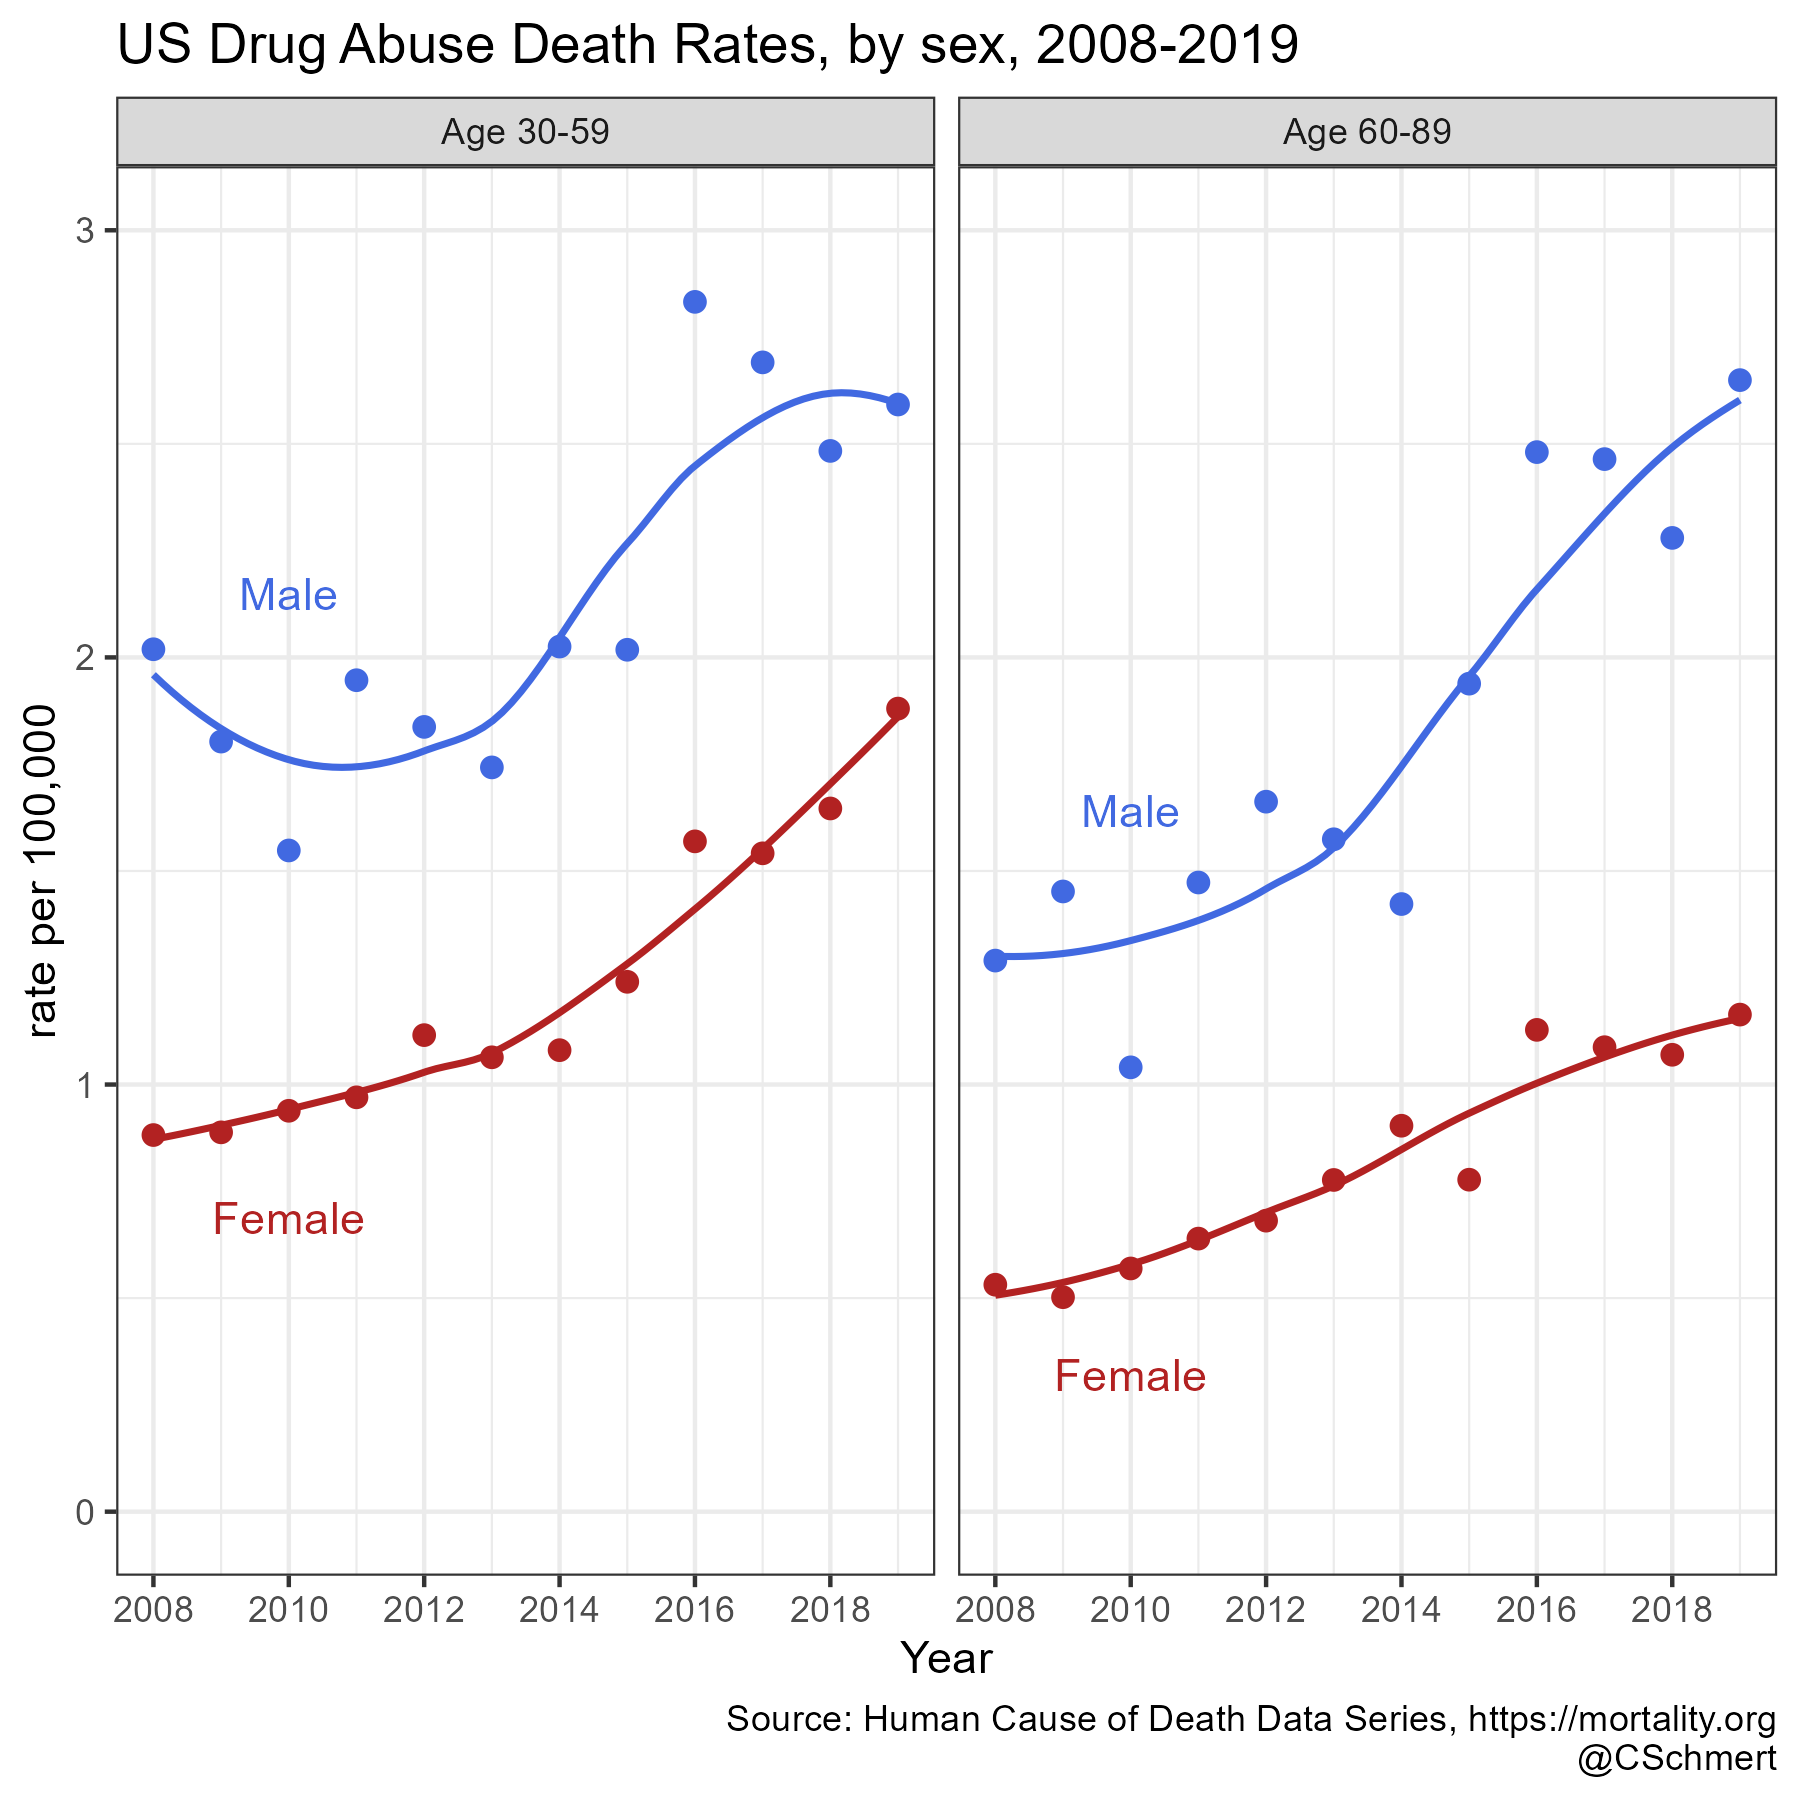

This figure's R source:
library(tidyverse)
library(here)  # points to /bonecave

death_data = here('USA-deaths-from-HCD','USA_d_interm_idr_orig.csv')
expos_data = here('USA-deaths-from-HCD','USA_e.csv')

# read death data and keep drug abuse deaths

D = read_csv(death_data) %>% 
     filter(cause=='28',sex %in% 1:2) %>% 
     mutate(sex=factor(sex,levels=1:2,labels=c('Male','Female'))) %>% 
     pivot_longer(cols=starts_with('d'),
                  values_to = 'deaths',
                  names_to  = 'agecat')

# use 90 as the start of the open age interval,
# change the agecat variable to numeric
# select vars of interest

keepers = paste0('d',c(0,1,seq(5,85,5),'90p'))

D = D %>% 
     filter(agecat %in% keepers) %>% 
     transform(age=c(0,1,seq(5,85,5),90)) %>% 
     select(year,sex,cause,age,deaths)
     

# read exposure data

N = read_csv(expos_data) %>% 
     filter(sex %in% 1:2) %>% 
     mutate(sex=factor(sex,levels=1:2,labels=c('Male','Female'))) %>% 
     pivot_longer(cols=starts_with('e'),
                  values_to='expos',
                  names_to='agecat')

# use 90 as the start of the open age interval,
# change the agecat variable to numeric
# select vars of interest

keepers = paste0('e',c(0,1,seq(5,85,5),'90p'))

N = N %>% 
  filter(agecat %in% keepers) %>% 
  transform(age=c(0,1,seq(5,85,5),90)) %>% 
  select(year,sex,age,expos)

# merge the death and exposure data

df = inner_join(D,N,by=c('year','sex','age')) %>% 
        mutate(agegroup = cut(age,breaks=c(seq(0,90,30),Inf),right=FALSE)) %>% 
        group_by(year,sex,agegroup) %>% 
        summarize(rate = 100000*sum(deaths)/sum(expos))

# it looks like there is some disconinuity
# in the time series starting
# in 2007 (new cause defns?), so
# only plot from 2008 on

keepers = c('[30,60)','[60,90)')
keepernames = c('Age 30-59','Age 60-89')

tmp = df %>% 
       filter(year > 2007,
              agegroup %in% keepers) %>% 
       mutate(agegroup=factor(agegroup,
                              levels=keepers,
                              labels=keepernames))

G = ggplot(data=tmp) +
   aes(x=year,y=rate,color=factor(sex)) +
   geom_point(size=2) +
   geom_smooth(se=FALSE,lwd=0.8, span=.90) +
   facet_wrap(~agegroup) +
   scale_y_continuous(limits=c(0,3)) +
   scale_x_continuous(breaks=seq(2008,2020,2)) +
   scale_color_manual(values=c('royalblue','firebrick')) +
   guides(color='none') +
   theme_bw() +
   labs(x='Year',y='rate per 100,000',
        title='US Drug Abuse Death Rates, by sex, 2008-2019',
        caption='Source: Human Cause of Death Data Series, https://mortality.org\n@CSchmert')

text_df = tmp %>% 
            filter(year==2010) 

G = G +
     geom_text(data=text_df,
               aes(label=sex), nudge_y = c(+.60,+.60,-.25,-.25))

ggsave(filename=here('USA-deaths-from-HCD','US-drug-abuse-death-rates-by-age.png'),
       plot=G, height=6, width=6, dpi=300)
